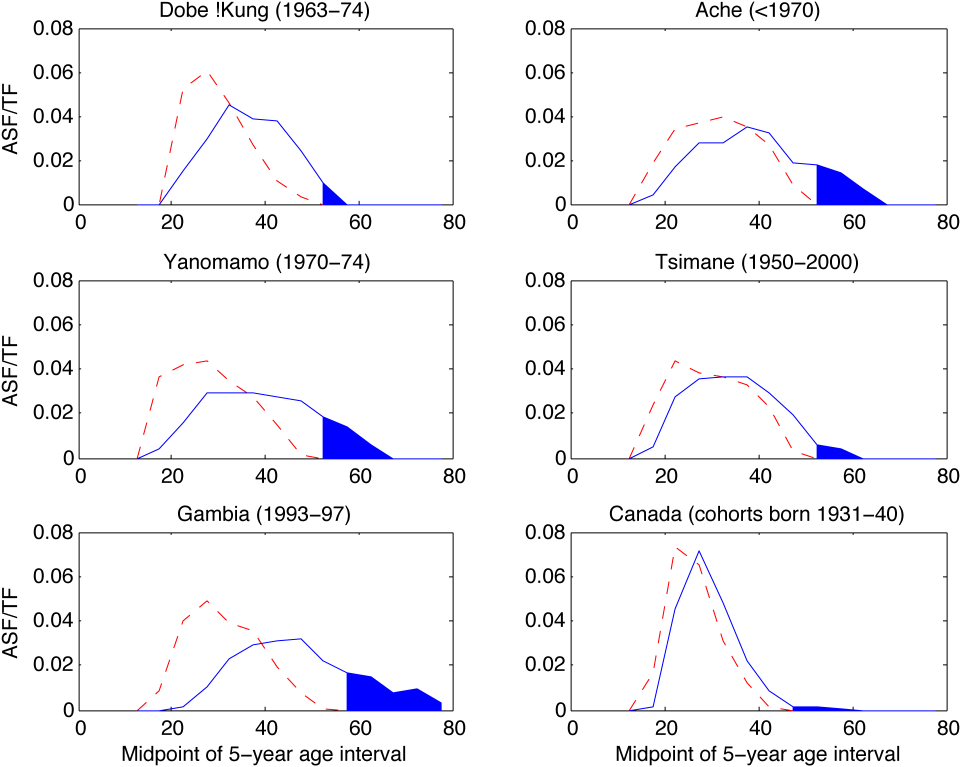
#> input picture research/demography/tuljapurkar2007-figure2.png, 1921 x 1534 px (shown at 1/2 size)
$ python prepare-fertility-reference.py
#> lines starting #> are read from the running program, lines starting #| are printed output that depends on the picture
"""Digitize published 5-year fertility shape; calibrate discrete reference, not prehistoric growth."""
from pathlib import Path
import hashlib,json,csv,xml.etree.ElementTree as E
import numpy as np
from PIL import Image
R=Path(__file__).resolve().parents[1];out=R/'research/demography';out.mkdir(exist_ok=True)
image=out/'tuljapurkar2007-figure2.png';im=np.asarray(Image.open(image).convert('RGB'));assert im.shape==(1534,1921,3)
#> further down, im is the input picture: shape (1534, 1921, 3); mean R, G, B 243.8, 243.4, 246.5
# Panel a. X calibration from observed 20/40/60 ticks: 341.5/529.5/717.5 px.
# Y calibration: 0 at409.5 px, .08 at57.5 px. Red dashed female curve only.
crop=im[:411,:907];ys,xs=np.where((crop[:,:,0]>200)&(crop[:,:,1]<100)&(crop[:,:,2]<100))
#> after `crop = im[:411, :907]`:
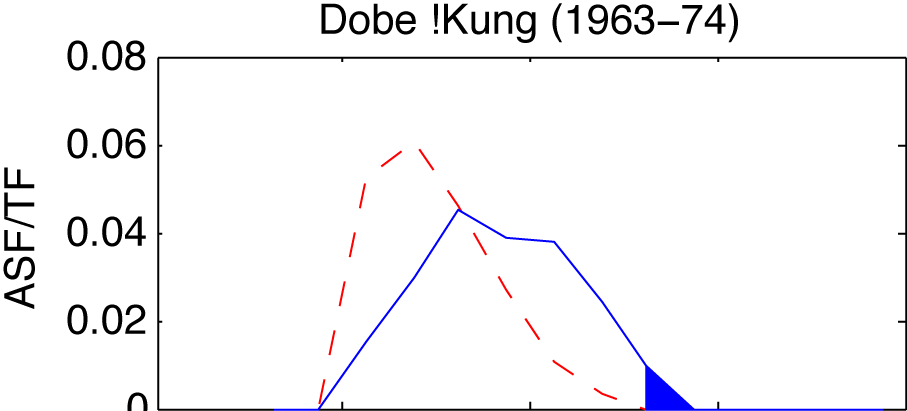
#> crop: shape (411, 907, 3); mean R, G, B 244.7, 244.2, 246.1
#> after `ys, xs = np.where((crop[:, :, 0] > 200) & (crop[:, :, 1] < 100) & (cro`: ys = 620 values from 149 to 410; xs = 620 values, max 645 at index 619, min 319 at index 598, mean 438.5
x=(xs-153.5)/9.4;y=(409.5-ys)*.08/352
#> after `x = (xs - 153.5) / 9.4`: x = 620 values, max 52.29 at index 619, min 17.61 at index 598, mean 30.32
#> after `y = (409.5 - ys) * 0.08 / 352`: y = 620 values, max 0.0592 at index 0, min -0.000114 at index 619, mean 0.0299
knots=np.arange(17.5,53,5);A=np.array([np.interp(x,knots,row) for row in np.eye(8)]).T
raw=np.linalg.lstsq(A,y,rcond=None)[0];residual=float(np.sqrt(np.mean((A@raw-y)**2))*352/.08)
#> after `raw = np.linalg.lstsq(A, y, rcond=None)[0]`: raw = [0.000448, 0.052, 0.0613, 0.046, 0.0272, 0.0111, 0.00387, -9.84e-05]
#> after `residual = float(np.sqrt(np.mean((A @ raw - y) ** 2)) * 352 / 0.08)`: residual = 1.78
assert residual<3 and .95<float(raw.sum()*5)<1.05
shape=np.maximum(raw,0);shape/=shape.sum()*5
#> after `shape = np.maximum(raw, 0)`: shape = [0.000448, 0.052, 0.0613, 0.046, 0.0272, 0.0111, 0.00387, 0]
#> after `shape /= shape.sum() * 5`: shape = [0.000444, 0.0515, 0.0608, 0.0455, 0.0269, 0.011, 0.00383, 0]
ages=np.arange(256);annual=np.zeros(256)
for i,v in enumerate(shape):annual[15+5*i:20+5*i]=v
#> this loop made 8 passes
#> v on passes 1 to 8: 0.000444, 0.0515, 0.0608, 0.0455, 0.0269, 0.011, 0.00383, 0
#> after the loop, annual = 256 values, max 0.0608 at index 25, min 0 at index 0, mean 0.00391
#> (the run stopped early here; a loop or call above may not have finished)
